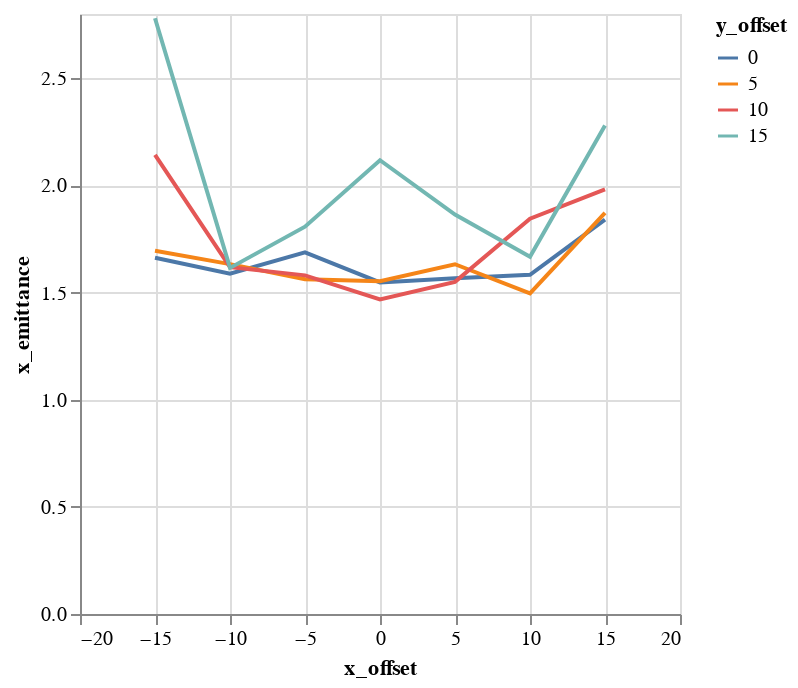

The cell this chart's notebook holds for it:
### Markdown cell above
## Plots

### Code cell
alt.Chart(emit_df).mark_line().encode(
    color='y_offset:N',
    x='x_offset',
    y='x_emittance',
)

### Figure 1 — Vega-Lite specification as saved in the notebook (floating-point values rounded to 4 significant figures)
{"$schema": "https://vega.github.io/schema/vega-lite/v1.2.1.json", "data": {"values": [{"losses": 0, "relbeta": 0.002309, "sourceID": 16777222, "sourceName": "x_-15_y_0", "x_emittance": 1.663, "x_emittance_rel": 1.026, "x_norm_emittance": 0.003839, "x_offset": -15, "y_emittance": 1.585, "y_emittance_rel": 1.008, "y_norm_emittance": 0.003658, "y_offset": 0}, {"losses": 0, "relbeta": 0.002309, "sourceID": 16777229, "sourceName": "x_-15_y_5", "x_emittance": 1.695, "x_emittance_rel": 1.064, "x_norm_emittance": 0.003913, "x_offset": -15, "y_emittance": 1.631, "y_emittance_rel": 1.023, "y_norm_emittance": 0.003765, "y_offset": 5}, {"losses": 0, "relbeta": 0.002309, "sourceID": 16777236, "sourceName": "x_-15_y_10", "x_emittance": 2.142, "x_emittance_rel": 1.325, "x_norm_emittance": 0.004945, "x_offset": -15, "y_emittance": 2.032, "y_emittance_rel": 1.272, "y_norm_emittance": 0.00469, "y_offset": 10}, {"losses": 0, "relbeta": 0.002309, "sourceID": 16777243, "sourceName": "x_-15_y_15", "x_emittance": 2.78, "x_emittance_rel": 1.664, "x_norm_emittance": 0.006418, "x_offset": -15, "y_emittance": 3.187, "y_emittance_rel": 1.917, "y_norm_emittance": 0.007356, "y_offset": 15}, {"losses": 0, "relbeta": 0.002309, "sourceID": 16777220, "sourceName": "x_-10_y_0", "x_emittance": 1.588, "x_emittance_rel": 0.9974, "x_norm_emittance": 0.003666, "x_offset": -10, "y_emittance": 1.574, "y_emittance_rel": 1.014, "y_norm_emittance": 0.003633, "y_offset": 0}, {"losses": 0, "relbeta": 0.002309, "sourceID": 16777227, "sourceName": "x_-10_y_5", "x_emittance": 1.633, "x_emittance_rel": 1.012, "x_norm_emittance": 0.00377, "x_offset": -10, "y_emittance": 1.616, "y_emittance_rel": 1.023, "y_norm_emittance": 0.00373, "y_offset": 5}, {"losses": 0, "relbeta": 0.002309, "sourceID": 16777234, "sourceName": "x_-10_y_10", "x_emittance": 1.618, "x_emittance_rel": 1.089, "x_norm_emittance": 0.003736, "x_offset": -10, "y_emittance": 1.779, "y_emittance_rel": 1.069, "y_norm_emittance": 0.004107, "y_offset": 10}, {"losses": 0, "relbeta": 0.002309, "sourceID": 16777241, "sourceName": "x_-10_y_15", "x_emittance": 1.615, "x_emittance_rel": 1.114, "x_norm_emittance": 0.003729, "x_offset": -10, "y_emittance": 1.826, "y_emittance_rel": 1.118, "y_norm_emittance": 0.004216, "y_offset": 15}, {"losses": 0, "relbeta": 0.002309, "sourceID": 16777218, "sourceName": "x_-5_y_0", "x_emittance": 1.687, "x_emittance_rel": 1.007, "x_norm_emittance": 0.003895, "x_offset": -5, "y_emittance": 1.729, "y_emittance_rel": 1.006, "y_norm_emittance": 0.00399, "y_offset": 0}, {"losses": 0, "relbeta": 0.002309, "sourceID": 16777225, "sourceName": "x_-5_y_5", "x_emittance": 1.562, "x_emittance_rel": 1.025, "x_norm_emittance": 0.003606, "x_offset": -5, "y_emittance": 1.665, "y_emittance_rel": 1.024, "y_norm_emittance": 0.003845, "y_offset": 5}, {"losses": 0, "relbeta": 0.002309, "sourceID": 16777232, "sourceName": "x_-5_y_10", "x_emittance": 1.58, "x_emittance_rel": 1.046, "x_norm_emittance": 0.003648, "x_offset": -5, "y_emittance": 1.609, "y_emittance_rel": 1.041, "y_norm_emittance": 0.003715, "y_offset": 10}, {"losses": 0, "relbeta": 0.002309, "sourceID": 16777239, "sourceName": "x_-5_y_15", "x_emittance": 1.808, "x_emittance_rel": 1.069, "x_norm_emittance": 0.004173, "x_offset": -5, "y_emittance": 1.598, "y_emittance_rel": 1.062, "y_norm_emittance": 0.003688, "y_offset": 15}, {"losses": 0, "relbeta": 0.002309, "sourceID": 16777216, "sourceName": "x_0_y_0", "x_emittance": 1.547, "x_emittance_rel": 1.005, "x_norm_emittance": 0.003572, "x_offset": 0, "y_emittance": 1.537, "y_emittance_rel": 1.001, "y_norm_emittance": 0.003549, "y_offset": 0}, {"losses": 0, "relbeta": 0.002309, "sourceID": 16777223, "sourceName": "x_0_y_5", "x_emittance": 1.553, "x_emittance_rel": 1.008, "x_norm_emittance": 0.003585, "x_offset": 0, "y_emittance": 1.563, "y_emittance_rel": 1.018, "y_norm_emittance": 0.003608, "y_offset": 5}, {"losses": 0, "relbeta": 0.002309, "sourceID": 16777230, "sourceName": "x_0_y_10", "x_emittance": 1.468, "x_emittance_rel": 1.046, "x_norm_emittance": 0.003389, "x_offset": 0, "y_emittance": 1.544, "y_emittance_rel": 1.047, "y_norm_emittance": 0.003565, "y_offset": 10}, {"losses": 0, "relbeta": 0.002309, "sourceID": 16777237, "sourceName": "x_0_y_15", "x_emittance": 2.118, "x_emittance_rel": 1.198, "x_norm_emittance": 0.004889, "x_offset": 0, "y_emittance": 1.916, "y_emittance_rel": 1.188, "y_norm_emittance": 0.004424, "y_offset": 15}, {"losses": 0, "relbeta": 0.002309, "sourceID": 16777217, "sourceName": "x_5_y_0", "x_emittance": 1.567, "x_emittance_rel": 1.011, "x_norm_emittance": 0.003617, "x_offset": 5, "y_emittance": 1.682, "y_emittance_rel": 1.004, "y_norm_emittance": 0.003882, "y_offset": 0}, {"losses": 0, "relbeta": 0.002309, "sourceID": 16777224, "sourceName": "x_5_y_5", "x_emittance": 1.632, "x_emittance_rel": 1.019, "x_norm_emittance": 0.003768, "x_offset": 5, "y_emittance": 1.488, "y_emittance_rel": 1.01, "y_norm_emittance": 0.003435, "y_offset": 5}, {"losses": 0, "relbeta": 0.002309, "sourceID": 16777231, "sourceName": "x_5_y_10", "x_emittance": 1.55, "x_emittance_rel": 1.06, "x_norm_emittance": 0.003578, "x_offset": 5, "y_emittance": 1.597, "y_emittance_rel": 1.002, "y_norm_emittance": 0.003687, "y_offset": 10}, {"losses": 0, "relbeta": 0.002309, "sourceID": 16777238, "sourceName": "x_5_y_15", "x_emittance": 1.864, "x_emittance_rel": 1.166, "x_norm_emittance": 0.004303, "x_offset": 5, "y_emittance": 1.737, "y_emittance_rel": 1.104, "y_norm_emittance": 0.004011, "y_offset": 15}, {"losses": 0, "relbeta": 0.002309, "sourceID": 16777219, "sourceName": "x_10_y_0", "x_emittance": 1.583, "x_emittance_rel": 1.042, "x_norm_emittance": 0.003654, "x_offset": 10, "y_emittance": 1.607, "y_emittance_rel": 1.005, "y_norm_emittance": 0.00371, "y_offset": 0}, {"losses": 0, "relbeta": 0.002309, "sourceID": 16777226, "sourceName": "x_10_y_5", "x_emittance": 1.496, "x_emittance_rel": 1.034, "x_norm_emittance": 0.003454, "x_offset": 10, "y_emittance": 1.501, "y_emittance_rel": 0.9964, "y_norm_emittance": 0.003466, "y_offset": 5}, {"losses": 0, "relbeta": 0.002309, "sourceID": 16777233, "sourceName": "x_10_y_10", "x_emittance": 1.845, "x_emittance_rel": 1.059, "x_norm_emittance": 0.004259, "x_offset": 10, "y_emittance": 1.65, "y_emittance_rel": 1.023, "y_norm_emittance": 0.00381, "y_offset": 10}, {"losses": 0, "relbeta": 0.002309, "sourceID": 16777240, "sourceName": "x_10_y_15", "x_emittance": 1.667, "x_emittance_rel": 1.06, "x_norm_emittance": 0.003849, "x_offset": 10, "y_emittance": 1.588, "y_emittance_rel": 1.051, "y_norm_emittance": 0.003667, "y_offset": 15}, {"losses": 0, "relbeta": 0.002309, "sourceID": 16777221, "sourceName": "x_15_y_0", "x_emittance": 1.84, "x_emittance_rel": 1.228, "x_norm_emittance": 0.004249, "x_offset": 15, "y_emittance": 1.587, "y_emittance_rel": 1.006, "y_norm_emittance": 0.003665, "y_offset": 0}, {"losses": 1, "relbeta": 0.002309, "sourceID": 16777228, "sourceName": "x_15_y_5", "x_emittance": 1.872, "x_emittance_rel": 1.191, "x_norm_emittance": 0.004322, "x_offset": 15, "y_emittance": 1.51, "y_emittance_rel": 1.017, "y_norm_emittance": 0.003486, "y_offset": 5}, {"losses": 0, "relbeta": 0.002309, "sourceID": 16777235, "sourceName": "x_15_y_10", "x_emittance": 1.982, "x_emittance_rel": 1.221, "x_norm_emittance": 0.004575, "x_offset": 15, "y_emittance": 1.838, "y_emittance_rel": 1.138, "y_norm_emittance": 0.004244, "y_offset": 10}, {"losses": 0, "relbeta": 0.002309, "sourceID": 16777242, "sourceName": "x_15_y_15", "x_emittance": 2.279, "x_emittance_rel": 1.505, "x_norm_emittance": 0.005262, "x_offset": 15, "y_emittance": 2.309, "y_emittance_rel": 1.454, "y_norm_emittance": 0.00533, "y_offset": 15}]}, "encoding": {"color": {"field": "y_offset", "type": "nominal"}, "x": {"field": "x_offset", "type": "quantitative"}, "y": {"field": "x_emittance", "type": "quantitative"}}, "mark": "line"}
